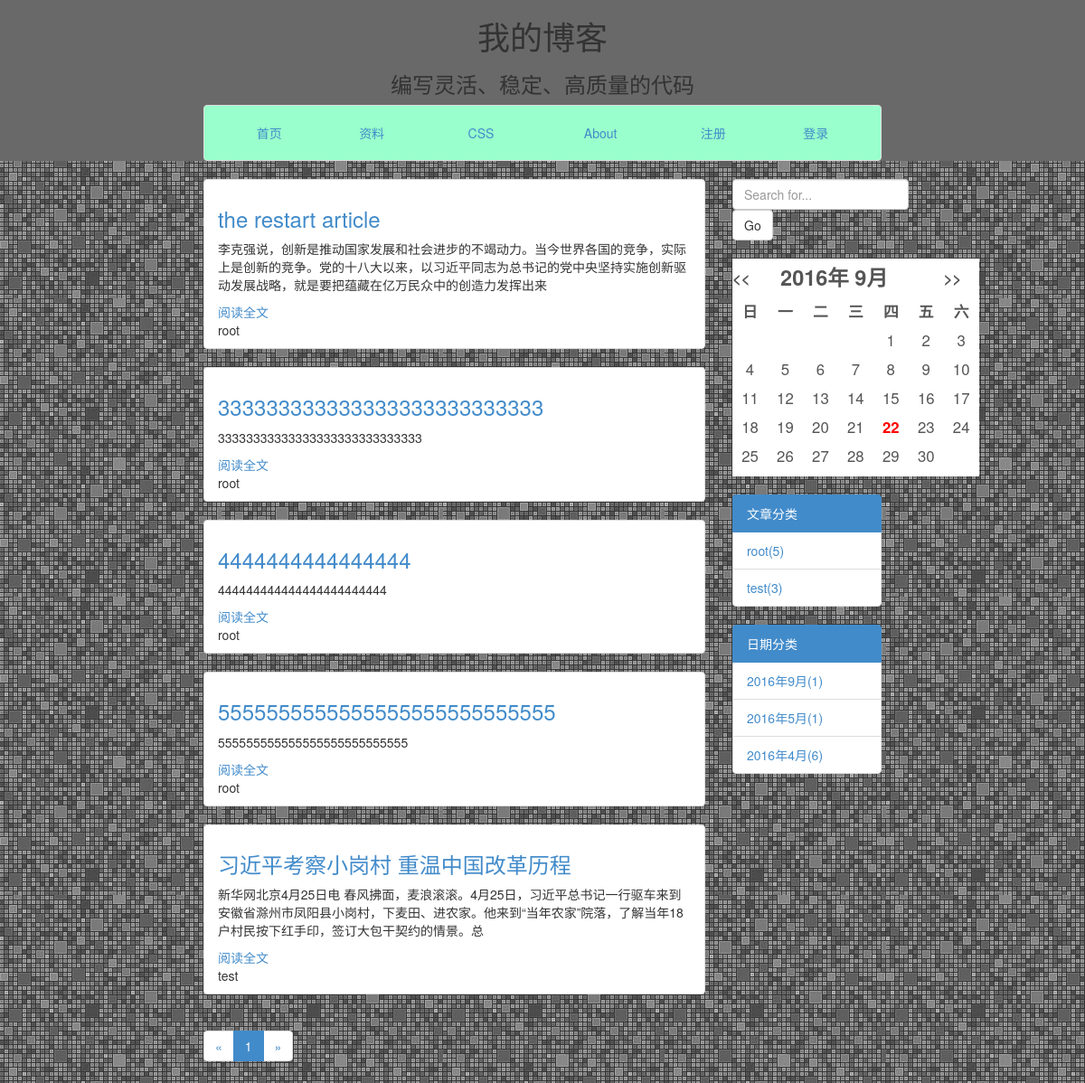
Screenshot of /blog/category/root/ with the database file from the repository.
### blog/models.py (models this page shows, shortened)
class Article(models.Model):
    title = models.CharField(max_length=100)
    author = models.ForeignKey(User)
    content = models.TextField()
    category = models.ForeignKey(Category, blank=True, null=True)
    cre_date = models.DateTimeField(auto_now_add=True)
    update = models.DateTimeField(auto_now_add=True)
    status = models.SmallIntegerField(default=0,choices=STATUS.items())

class Category(models.Model):
    name = models.CharField(max_length=30)
    class Meta:
        ordering = ['-id']

### blog/views.py (the view)
# urls.py: url(r'^category/(\w+)/$', views.CategoryView.as_view(), name="category"),
class CategoryView(ListView):
    template_name = 'blog/main/index.html'
    paginate_by = PAGENUM
    context_object_name = 'articles'
    def get_queryset(self):
        category = get_object_or_404(Category, name=self.args[0])
        return Article.objects.filter(category=category)

### blog/custom_processors.py (called while the page is built)
def month_list(request):
    articles = Article.objects.all()
    year_month = set()
    for a in articles:
        year_month.add((a.cre_date.year,a.cre_date.month))
    counter = {}.fromkeys(year_month,0)
    for a in articles:
        counter[(a.cre_date.year,a.cre_date.month)] += 1
    year_month_number = []
    for key in counter:
        year_month_number.append([key[0],key[1],counter[key]])
    year_month_number.sort(reverse=True)
    return {'year_month_number': year_month_number}

def category(request):
    category1 = Category.objects.annotate(num_article=Count('article'))
    return {"categories": category1}

### blog/templatetags/custom_markdown.py (called while the page is built)
@register.filter(is_safe=True)  # 注册template filter
@stringfilter  # 希望字符串作为参数
def custom_markdown(value):
    return mark_safe(markdown.markdown(value,
                                       extensions=['markdown.extensions.fenced_code', 'markdown.extensions.codehilite'],
                                       safe_mode=True,
                                       enable_attributes=False))

### blog/templates/blog/main/index.html
{% extends "blog/base.html" %}
{% load custom_markdown %}
    {% block context %}
        {% if articles %}
        {% for article in articles %}
        <div class="list-group">
            <li class="list-group-item">
            <h3>
            <a href="{% url 'blog:detail' article.id %}" >
                {{ article.title }} <br /></a>
            </h3>
                {{ article.content|custom_markdown|truncatechars_html:100 }}
            <a href="{% url 'blog:detail' article.id %}" >
                阅读全文</a>
            <br />
            {{ article.author }}
            </li>
        </div>
        {% endfor %}
        {% else %}
                <p>No articles are available.</p>
        {% endif %}
<nav>
    <ul class="pagination ">
    <li>
        {% if page_obj.has_previous %}
            <a href="?page={{ page_obj.previous_page_number }}" class="active">&laquo;</a>
        {% else %}
            <a href="" >&laquo;</a>
        {% endif %}
    </li>
    <li>
        {% for i in page_obj.paginator.page_range %}
            <li {% if page_obj.number == i %}class="active"{% endif %}>
                <a  href="?page={{ i }}">{{ i }}</a>
            </li>
        {% endfor %}
    </li>
    <li>
        {% if page_obj.has_next %}
            <a href="?page={{ page_obj.next_page_number }}" >&raquo;</a>
        {% else %}
            <a href="" >&raquo;</a>
        {% endif %}
    </li>
    </ul>
</nav>
    {% endblock context %}

### blog/templates/blog/side/category.html
{% block category %}
<div class="list-group">
                <a class="list-group-item active">
                文章分类
                </a>
                {% if categories %}
                {% for c in categories %}
                <li class="list-group-item">
                <a href="{% url 'blog:category' c.name %}">{{ c.name }}({{ c.num_article }})</a>
                </li>
                {% endfor %}
                {% endif %}
</div>
{% endblock category %}

### rows the page displays
Article: title "the restart article", content|custom_markdown "李克强说，创新是推动国家发展和社会进步的不竭动力。当今世界各国的竞争，实际上是创新的竞争。党的十八大以来，以习近平同志为总书记的党中央坚持实施创新驱动发展战略，就是要把蕴藏在亿万民众中的创造力发挥出来", author "root"
Article: title "333333333333333333333333333", content|custom_markdown "33333333333333333333333333333", author "root"
Article: title "4444444444444444", content|custom_markdown "444444444444444444444444", author "root"
Article: title "5555555555555555555555555555", content|custom_markdown "555555555555555555555555555", author "root"
Article: title "习近平考察小岗村 重温中国改革历程", content|custom_markdown "新华网北京4月25日电 春风拂面，麦浪滚滚。4月25日，习近平总书记一行驱车来到安徽省滁州市凤阳县小岗村，下麦田、进农家。他来到“当年农家”院落，了解当年18户村民按下红手印，签订大包干契约的情景。总", author "test"
Category: name "root", num_article "5"
Category: name "test", num_article "3"

### other values shown
{{ i }} "1"
{{ y }} "2016" "2016" "2016"
{{ m }} "9" "5" "4"
{{ n }} "1" "1" "6"
